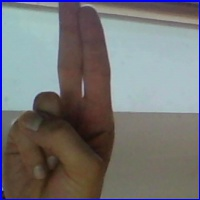
#> input picture Neuralne mreze (projekat Python)/Neuralne mreze_slike/Ultimativni_folder/Train_set/U/U100.jpg, 200 x 200 px, found by its file name; its folder holds only this picture in this run
$ jupyter execute --allow-errors Projekat2.ipynb   (shell and % lines are left out)
#> lines starting #> are read from the running program, lines starting #| are printed output that depends on the picture; after the words box and inside, x2 and y2 are one past the last pixel; in counts of white or black regions, pixels touching at a corner belong together
[cell 1]
from google.colab import drive
drive.mount('/content/drive')

[cell 2]
import numpy as np
import matplotlib.pyplot as plt
import cv2
main_path_trainval = './drive/MyDrive/Neuralne mreze/Ultimativni_folder/Train_set'
main_path_test = './drive/MyDrive/Neuralne mreze/Ultimativni_folder/Test_set'
img_size = (64, 64)
batch_size = 64

[cell 3]
import numpy as np
import pandas as pd
import os
import seaborn as sns
import matplotlib.pyplot as plt
import cv2
from sklearn.metrics import accuracy_score,precision_score,recall_score,confusion_matrix,roc_curve,roc_auc_score
from sklearn.model_selection import train_test_split
import tensorflow as tf
from tensorflow import keras
from keras import utils, callbacks
from tensorflow.keras import utils
from tensorflow.keras.models import Sequential
from tensorflow.keras import layers, models
from keras.layers import Flatten, Dense, Dropout
from tensorflow.keras.optimizers import Adam
from keras.losses import CategoricalCrossentropy
import tensorflow as tf
from tensorflow.keras.preprocessing.image import ImageDataGenerator
from sklearn import metrics
from tensorflow.keras.preprocessing import image
from tensorflow.keras.preprocessing.image import load_img, img_to_array, array_to_img
from tensorflow.keras.utils import to_categorical
from sklearn.model_selection import train_test_split
from glob import glob
import sklearn

[cell 4]
train_folder = './drive/MyDrive/Neuralne mreze/Ultimativni_folder/Train_set'
test_folder = './drive/MyDrive/Neuralne mreze/Ultimativni_folder/Test_set'

def load_images():
    images = []
    labels = []
    index = -1
    folders = sorted(os.listdir(train_folder))

    for folder in folders:
        index += 1

        print("Loading images from folder ", folder ," has started.")
        for image in os.listdir(train_folder + '/' + folder):
            img = cv2.imread(train_folder + '/' + folder + '/' + image, 0)
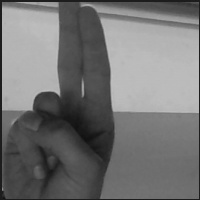
#> img: shape (200, 200); min 16, max 193, mean 116.6
            img = edge_detection(img)
            img = cv2.resize(img, (64, 64))
            img = img_to_array(img)
            images.append(img)
            labels.append(index)

    images = np.array(images)
    images = images.astype('float32')/255.0
    labels = to_categorical(labels)

    x_train, x_test, y_train, y_test = train_test_split(images, labels, test_size=0.1)

    return x_train, x_test, y_train, y_test

[cell 5]
def load_images_t():
    images = []
    labels = []
    index = -1
    folders = sorted(os.listdir(test_folder))

    for folder in folders:
        index += 1

        print("Loading images from folder ", folder ," has started.")
        for image in os.listdir(test_folder + '/' + folder):
            img = cv2.imread(test_folder + '/' + folder + '/' + image, 0)
            img = edge_detection(img)
            img = cv2.resize(img, (64, 64))
            img = img_to_array(img)
            images.append(img)
            labels.append(index)

    images = np.array(images)
    images = images.astype('float32')/255.0
    x_t = images
    labels = to_categorical(labels)
    y_t = labels

    #x_train, x_test, y_train, y_test = train_test_split(images, labels, test_size=0.1)

    return x_t, y_t

[cell 6]
def edge_detection(image):
    minValue = 70
    blur = cv2.GaussianBlur(image,(5,5),2)
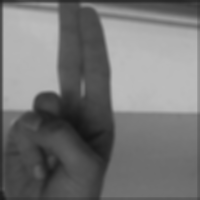
#> blur: shape (200, 200); min 19, max 188, mean 117
    th3 = cv2.adaptiveThreshold(blur,255,cv2.ADAPTIVE_THRESH_GAUSSIAN_C,cv2.THRESH_BINARY_INV,11,2)
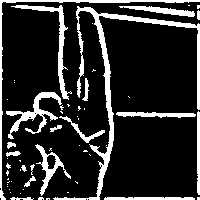
#> th3: shape (200, 200); 16.9% white; 58 white regions (39 under 20 px), largest, box (x1, y1, x2, y2) and area: (53, 6, 200, 200) 2168, (0, 0, 200, 200) 905, (6, 92, 62, 139) 676
    ret, res = cv2.threshold(th3, minValue, 255, cv2.THRESH_BINARY_INV+cv2.THRESH_OTSU)
#> ret = 0
    return res

#> (a cell that did not finish here is left out)

#> in load_images, `img = cv2.resize(img, (64, 64))`:
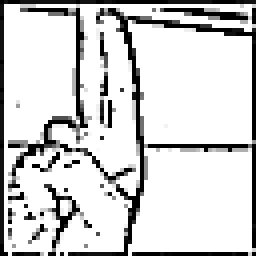
#> img: shape (64, 64) (shown 4 times larger); min 0, max 255, mean 209.7

$ run again, on Neuralne mreze (projekat Python)/Neuralne mreze_slike/Ultimativni_folder/Train_set/U/U104.jpg
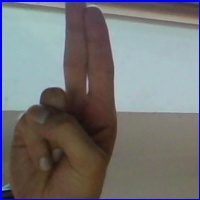
#> input picture Neuralne mreze (projekat Python)/Neuralne mreze_slike/Ultimativni_folder/Train_set/U/U104.jpg, 200 x 200 px, found by its file name
#> in edge_detection, `th3 = cv2.adaptiveThreshold(blur,255,cv2.ADAPTIVE_THRESH_GAUSSIAN_C,cv..`:
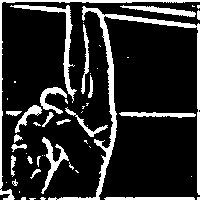
#> th3: shape (200, 200); 16.9% white; 52 white regions (29 under 20 px), largest, box (x1, y1, x2, y2) and area: (48, 6, 200, 200) 2196, (0, 0, 200, 200) 957, (10, 5, 77, 103) 684
#> ret = 0
#> in load_images, `img = cv2.resize(img, (64, 64))`:
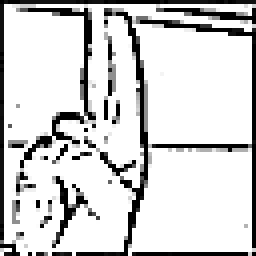
#> img: shape (64, 64) (shown 4 times larger); min 0, max 255, mean 210.4
